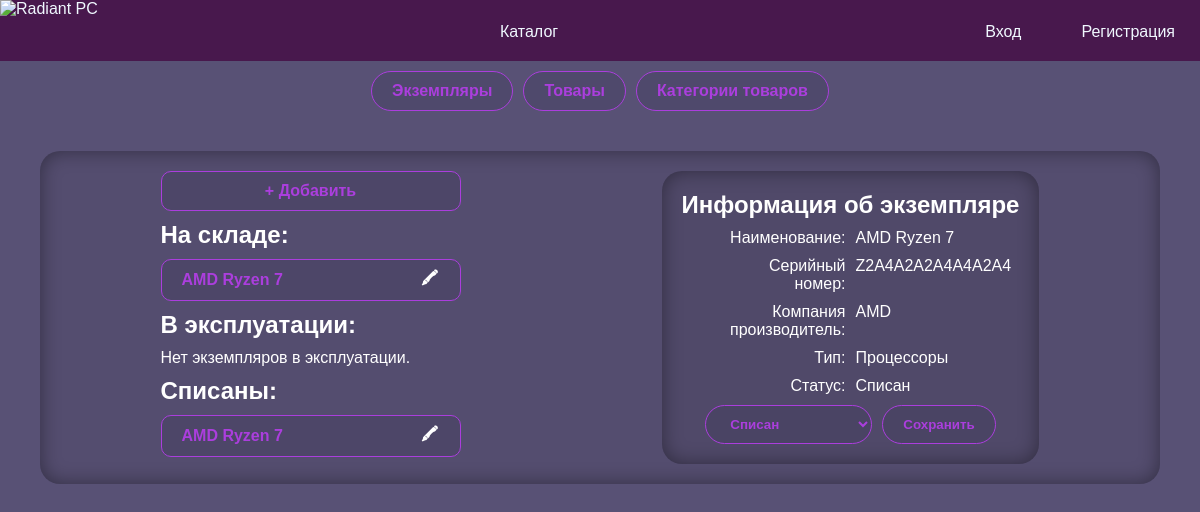
Screenshot of /admin.php?edit=instance&id=2 with the database file from the repository.
### tables this page shows
CREATE TABLE `instances` (
  `id` int(11) NOT NULL,
  `product` int(11) NOT NULL,
  `instance` varchar(16) NOT NULL,
  `status` int(11) NOT NULL
);

CREATE TABLE `products` (
  `id` int(11) NOT NULL,
  `name` varchar(128) NOT NULL,
  `image` varchar(128) NOT NULL,
  `company` int(11) NOT NULL,
  `create_date` date NOT NULL,
  `type` int(11) NOT NULL
);

CREATE TABLE `companies` (
  `id` int(11) NOT NULL,
  `name` varchar(128) NOT NULL
);

CREATE TABLE `types` (
  `id` int(11) NOT NULL,
  `name` varchar(128) NOT NULL
);

CREATE TABLE `statuses` (
  `id` int(11) NOT NULL,
  `name` varchar(128) NOT NULL
);

### funcs/DBinteraction.php (called while the page is built, shortened)
<?php
function selectFrom($query, $way)
{
    if (trim($query) == null) {
        $_SESSION['result'] = "Вы передали пустой запрос.";
    } else {
    require "connect.php";
    $res = $con->query($query);
    switch ($way) {
        case "ALL":
            $output = $res->fetch_all(MYSQLI_ASSOC);
            break;
        case "ONE":
            $output = $res->fetch_assoc();
            break;
    }}
    return $output;
}

### admin/editForms/instance.php (the view, shortened to what this page needs)
<?php
require_once("./funcs/DBinteraction.php");
$query = "SELECT
instances.id,
products.name AS `name`,
instances.instance,
companies.name AS company,
types.name AS type,
statuses.name AS `status`
FROM instances
INNER JOIN products ON instances.product = products.id
INNER JOIN companies ON products.company = companies.id
INNER JOIN types ON products.type = types.id
INNER JOIN statuses ON instances.`status` = statuses.id
WHERE `instances`.`id` = " . $_GET['id'];
$thisInstance = selectFrom($query, "ONE");
?>
<h1>Информация об экземпляре</h1>
<?php
$descInstance = ["Наименование", "Серийный номер",  "Компания производитель", "Тип", "Статус"];
$descInstanceKey = 0;
foreach ($thisInstance as $key => $item) {
    switch ($key) {
        case "id":
            break;
        default:
?>
            <div class="flex g10 mauto toolInfo">
                <span class="ctrl-r"><?= $descInstance[$descInstanceKey] ?>:</span>
                <span><?= $item ?></span>
            </div>
<?php
            $descInstanceKey++;
            break;
    }
}
?>
<form action="../funcs/changeStatus.php" method="post" class="btns mauto">
    <select name="status" id="" class="accent">
        <?php
        $query = "SELECT * FROM `statuses`";
        $statuses = selectFrom($query, "ALL");
        foreach ($statuses as $status) {
            $selected = ($status['name'] == $thisInstance['status']) ? "selected" : null;
        ?>
            <option value="<?= $status['id'] ?>" <?= $selected ?>><?= $status['name'] ?></option>
        <?php
        }
        ?>
    </select>
    <button class="accent">Сохранить</button>
</form>

### admin/toolInstances.php (shortened to what this page needs)
<?php
require_once("./funcs/DBinteraction.php");
$query = "SELECT
instances.id,
products.name AS `name`,
statuses.name AS `status`
FROM instances
INNER JOIN products ON instances.product = products.id
INNER JOIN statuses ON instances.`status` = statuses.id
ORDER BY `instances`.`instance` ASC";
$instances = selectFrom($query, "ALL");
?>
<div class="list flex column g10 wcenter">
    <a href="?tool=instances&edit=instance" class="accent ctrl-e brad10">+ Добавить</a>
    <?php
    require("./funcs/listGenerator.php");
    ?>
    <h2>На складе:</h2>
    <?php
    foreach ($instances as $instance) {
        if ($instance['status'] == "На складе") {
            generateListItem($instance, "instance");
        }
    }
    ?>
    <h2>В эксплуатации:</h2>
    <?php
    $emptyList = true;
    if ($emptyList) {
    ?>
        <p>Нет экземпляров в эксплуатации.</p>
    <?php
    }
    ?>
    <h2>Списаны:</h2>
    <?php
    foreach ($instances as $instance) {
        if ($instance['status'] == "Списан") {
            generateListItem($instance, "instance");
            $emptyList = false;
        }
    }
    ?>
</div>

### funcs/listGenerator.php (shortened to what this page needs)
<?php
function generateListItem($listItem, $listType)
{
?>
    <div class="accent brad10 flex jc-sb ai-c">
        <span>
            <?= $listItem['name'] ?>
        </span>
        <div class="flex g10">
            <?php
            switch ($listType) {
                case "instance":
                    $href = "?edit=instance&id=" . $listItem['id'];
                    break;
            }
            ?>
            <a href="<?= $href ?>" class="accent-invert">🖍</a>
        </div>
    </div>
<?php
}

### often.css (style rules this page uses)
.btns { display: flex; gap: 10px; }
.accent { border: #ab3edd 1px solid; border-radius: 25px; padding: 10px 20px; background-color: #40395c59; color: #ab3edd; font-weight: bold; transition: all 0.25s ease-out; }
.accent span { color: #ab3edd; font-weight: bold; }
.accent-invert { height: 20px; width: 20px; display: flex; justify-content: center; align-items: center; border-radius: 0px; font-weight: bolder; transition: all 0.25s ease-out; }
.wcenter { margin: 0 auto; }
.mauto { margin: auto; }
.g10 { gap: 10px; }
.brad10 { border-radius: 10px; }
.flex { display: flex; }
.column { flex-direction: column; }
.jc-sb { justify-content: space-between; }
.ai-c { align-items: center; }
.ctrl-e { text-align: center; }
.ctrl-r { text-align: right; }

### style.css (style rules this page uses)
*, a { margin: 0; border: 0; outline: 0; padding: 0; text-decoration: none; font-family: Arial, Helvetica, sans-serif; }
*, a, select[value], input[value] { color: white; }
body, input[value] { background-color: #585175; }
a, button { cursor: pointer; }
button { padding: 15px; }
.list { width: 25%; min-width: 300px; }
.toolInfo>span { width: 120px; }

### rows the page displays
instances: product.name "AMD Ryzen 7", instance "Z2A4A2A2A4A4A2A4", companies.name "AMD", types.name "Процессоры", status.name "Списан"
instances: product.name "AMD Ryzen 7"

### other values shown
$descInstance[$descInstanceKey] "Наименование"
$descInstance[$descInstanceKey] "Серийный номер"
$descInstance[$descInstanceKey] "Компания производитель"
$descInstance[$descInstanceKey] "Тип"
$descInstance[$descInstanceKey] "Статус"
form field status "Списан"
